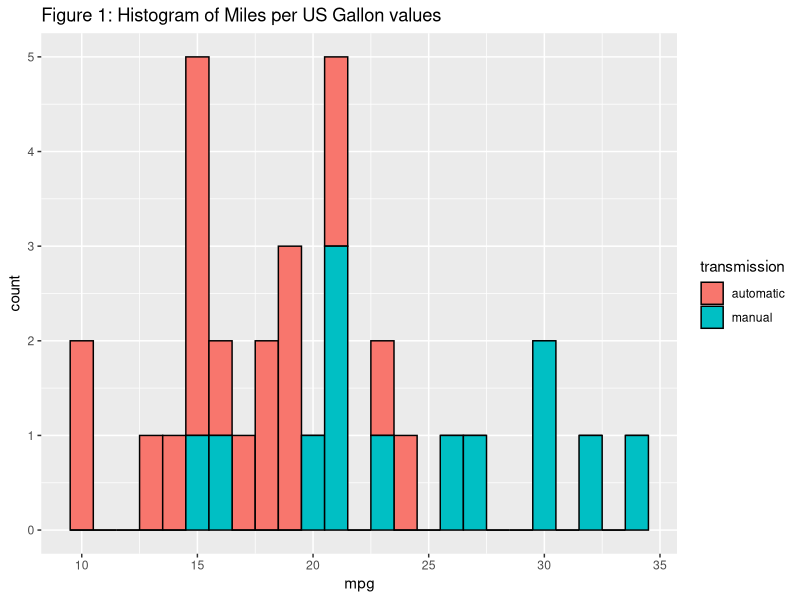
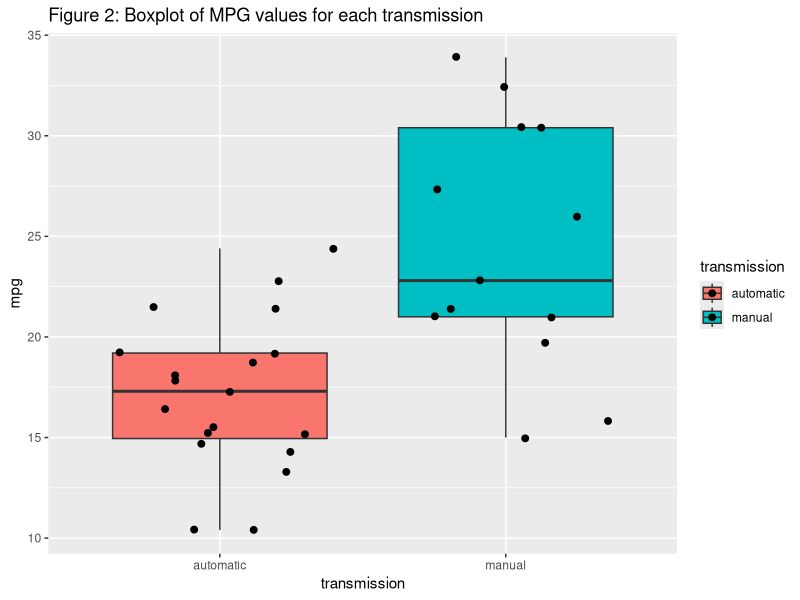

The R script that drew these images, in order: (Note: this script raises an error after producing the figures.)
## ---- chunk 1
data(mtcars)
str(mtcars)
## ---- chunk 2
mtcars$transmission <- factor(mtcars$am, labels = c("automatic", "manual"))
mtcars <- subset(mtcars, select = -c(9))
## ---- chunk 3
library(ggplot2)
g1 <- ggplot(mtcars, aes(x=mpg, fill = transmission)) + 
  geom_histogram(binwidth = 1, col = "black") +
  ggtitle('Figure 1: Histogram of Miles per US Gallon values')
g2 <- ggplot(mtcars, aes(x=transmission, y=mpg, fill = transmission)) +
  geom_boxplot(adjust = 1) + geom_jitter(size = 2) +
  ggtitle('Figure 2: Boxplot of MPG values for each transmission')
## ---- chunk 4
library(stats);library(graphics)
g3 <- ggpairs(subset(mtcars, select = c(1,2,3,5,9,11)),
              colour = 'transmission', alpha = 0.6, 
              title = "Pair relationships in the mtcars dataset. Blue: manual, Red: automatic")
## ---- chunk 5
g1
g2
g3
